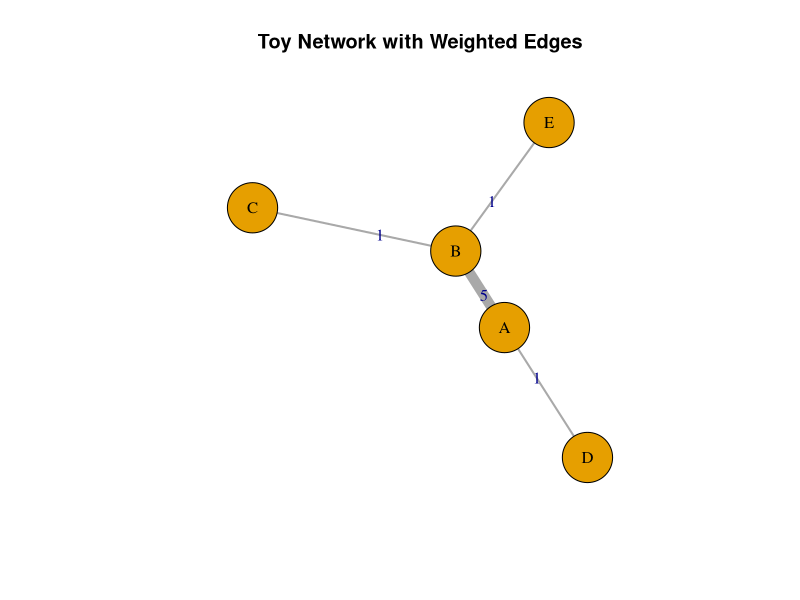

Here is the R script that generated this plot:
library("igraph")

# Create weighted edges
edges <- data.frame(
  from = c("A", "B", "A", "B"),
  to   = c("B", "C", "D", "E"),
  weight = c(5, 1, 1, 1)
)

# Create graph
g <- graph_from_data_frame(edges, directed = FALSE)

# Plot the network (optional)
plot(g,
     edge.width = E(g)$weight * 2,
     edge.label = E(g)$weight,
     vertex.size = 30,
     vertex.label.color = "black",
     main = "Toy Network with Weighted Edges")

# Unweighted Degree Centrality
Degree_unweighted <- degree(g)
print("Unweighted Degree Centrality:")
print(Degree_unweighted)

# Weighted Degree Centrality (strength)
Degree_weighted <- strength(g, weights = E(g)$weight)
print("Weighted Degree Centrality (Strength):")
print(Degree_weighted)

# Weighted Betweenness
Betweenness_weighted <- betweenness(g, weights = E(g)$weight)
print("Weighted Betweenness:")
print(Betweenness_weighted)

# Weighted Closeness (treat higher weight as shorter path => inverse)
Closeness_weighted <- closeness(g, weights = 1 / E(g)$weight)
print("Weighted Closeness:")
print(Closeness_weighted)

# Eigenvector Centrality (weighted)
Eigenvector <- eigen_centrality(g, weights = E(g)$weight)$vector
print("Eigenvector Centrality:")
print(Eigenvector)

# PageRank (weighted)
PageRank <- page_rank(g, weights = E(g)$weight)$vector
print("PageRank:")
print(PageRank)

# Burt's Constraint (same value for unweighted or weighted)
Constraint <- constraint(g) # or constraint(g, weights = E(g)$weight)
print("Burt’s Constraint:")
print(Constraint)

# Local Clustering Coefficient (same value for unweighted or weighted)
LocalClustering <- transitivity(g, type = "local", isolates = "zero")
print("Local Clustering Coefficient:")
print(LocalClustering)

# K-core Index (same value for unweighted or weighted)
Kcore <- coreness(g)
print("K-core Index:")
print(Kcore)

# Combine everything into a data frame
results <- data.frame(
  Degree_unweighted,
  Degree_weighted,
  Betweenness_weighted,
  Closeness_weighted,
  Eigenvector,
  PageRank,
  Constraint,
  LocalClustering,
  Kcore
)

print("All Metrics Combined:")
print(results)
